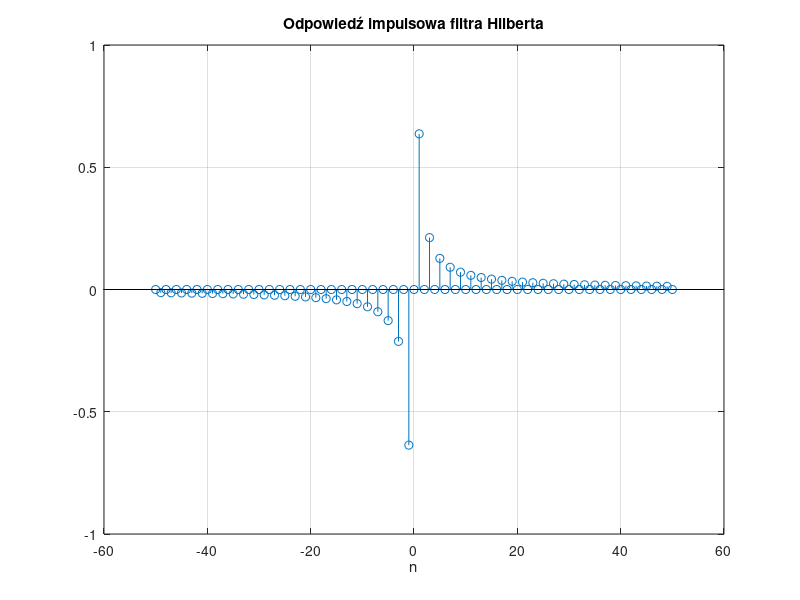
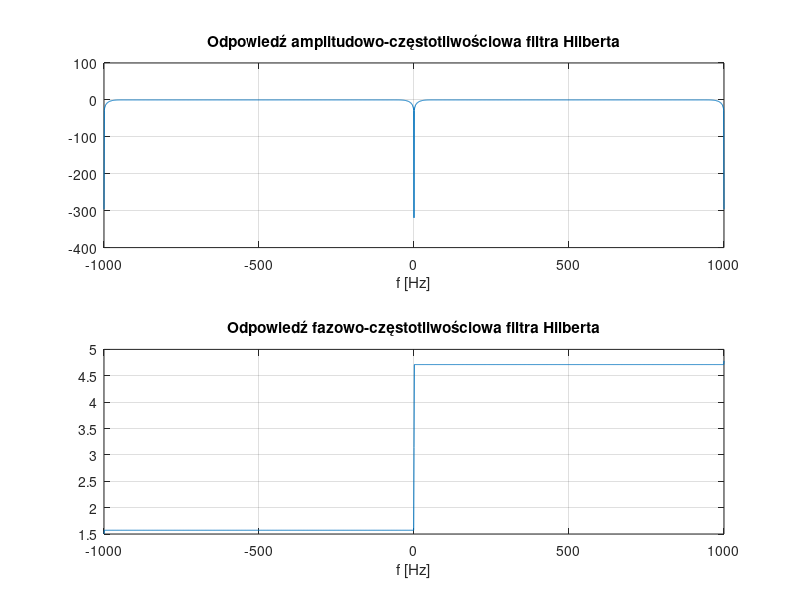
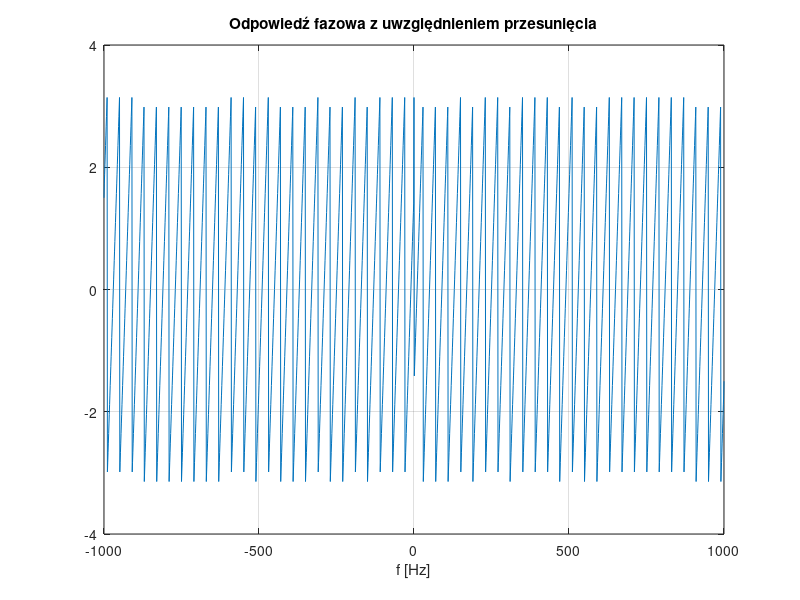
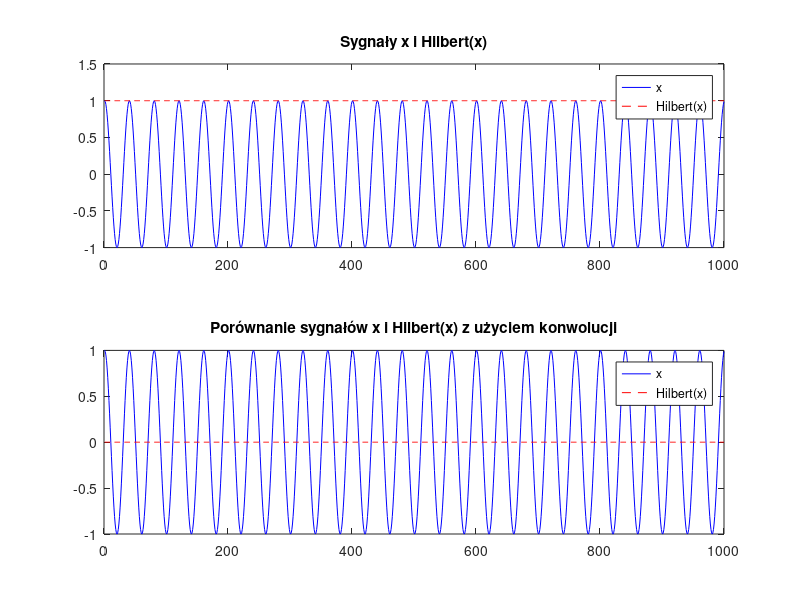

Reproduce these figures in MATLAB, in order.
% Parametry sygnału
Nx = 1000;
fs = 2000;
f0 = fs/40;

% Generowanie sygnału kosinusoidalnego
x = cos(2*pi*(f0/fs)*(0:Nx-1));

% Parametry filtru Hilberta
M = 50;
N = 2*M+1;
n = -M:M;
h = (1 - cos(pi*n)) ./ (pi*n);
h(M+1) = 0;

% Wyświetlanie odpowiedzi impulsowej filtra Hilberta
figure;
stem(n, h);
title('Odpowiedź impulsowa filtra Hilberta');
xlabel('n');
grid on;
pause;

% Okienkowanie odpowiedzi impulsowej
w = kaiser(N, 10)';
h = h .* w;

% Obliczanie odpowiedzi amplitudowo-częstotliwościowej i fazowo-częstotliwościowej filtra Hilberta
f = -fs/2 : fs/2000 : fs/2;
H1 = polyval(h(end:-1:1), exp(-1j*2*pi*f/fs));
H1 = H1 .* exp(1j*2*pi*f/fs*M);

H2 = freqz(h, 1, f, fs);

% Wykresy odpowiedzi amplitudowo-częstotliwościowej i fazowo-częstotliwościowej
figure;
subplot(2, 1, 1);
plot(f, 20*log10(abs(H1)));
grid on;
xlabel('f [Hz]');
title('Odpowiedź amplitudowo-częstotliwościowa filtra Hilberta');

subplot(2, 1, 2);
plot(f, unwrap(angle(H1)));
grid on;
xlabel('f [Hz]');
title('Odpowiedź fazowo-częstotliwościowa filtra Hilberta');

% Porównanie odpowiedzi fazowej z uwzględnieniem przesunięcia
figure;
plot(f, angle(exp(1j*2*pi*f/fs*M).*H1));
grid on;
xlabel('f [Hz]');
title('Odpowiedź fazowa z uwzględnieniem przesunięcia');

% Wyświetlanie sygnałów
figure;
subplot(2, 1, 1);
plot(1:Nx, x, 'b-', 1:Nx, abs(hilbert(x)), 'r--');
title('Sygnały x i Hilbert(x)');
legend('x', 'Hilbert(x)');

subplot(2, 1, 2);
plot(1:Nx, x, 'b-', 1:Nx, abs(imag(conv(x, h, 'same'))), 'r--');
title('Porównanie sygnałów x i Hilbert(x) z użyciem konwolucji');
legend('x', 'Hilbert(x)');

